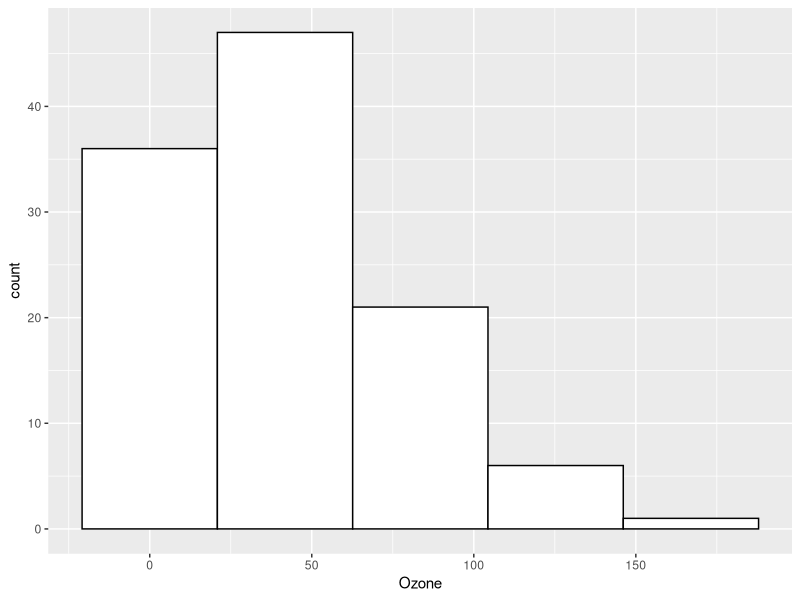
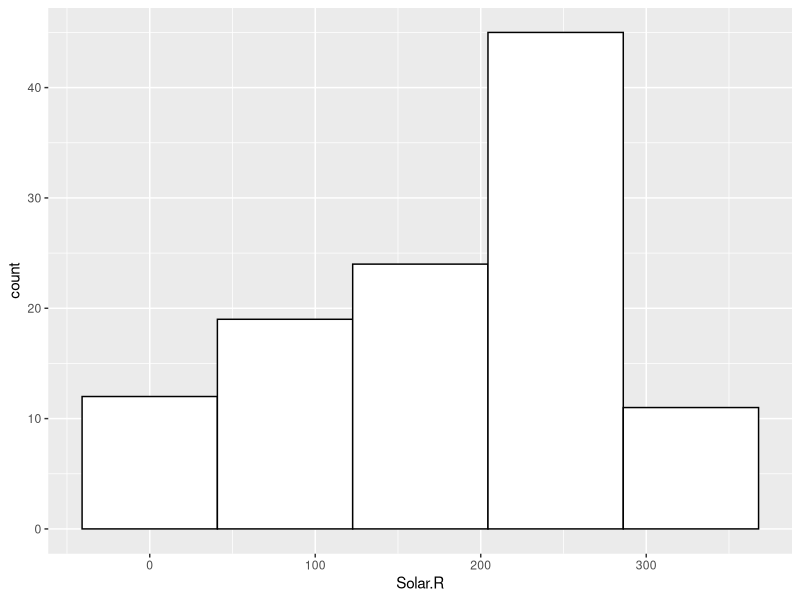
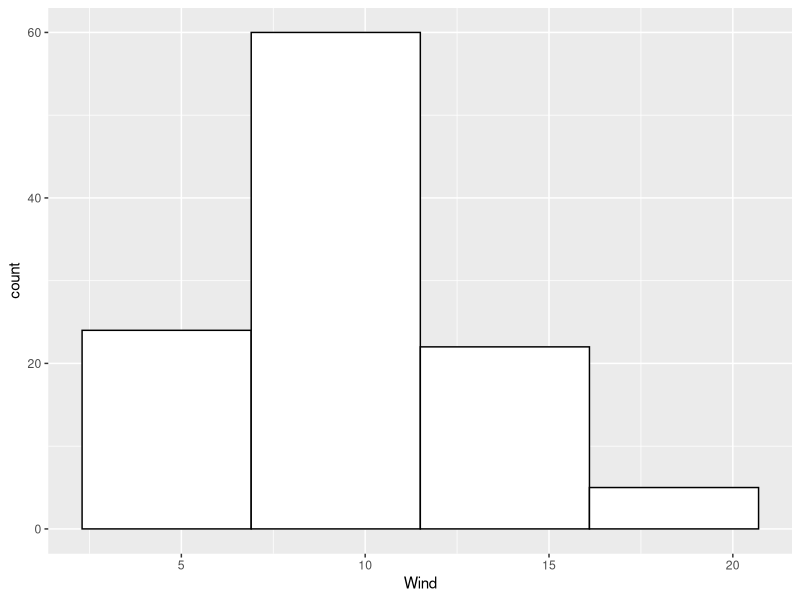
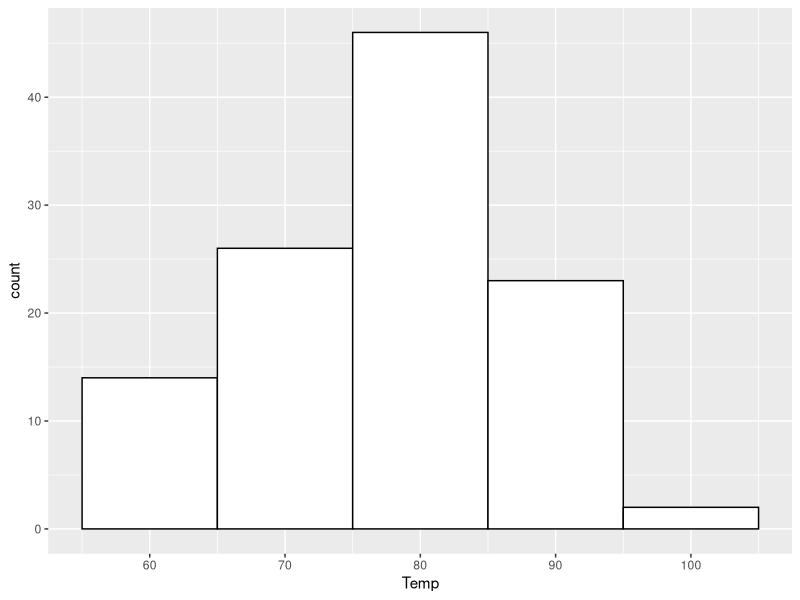
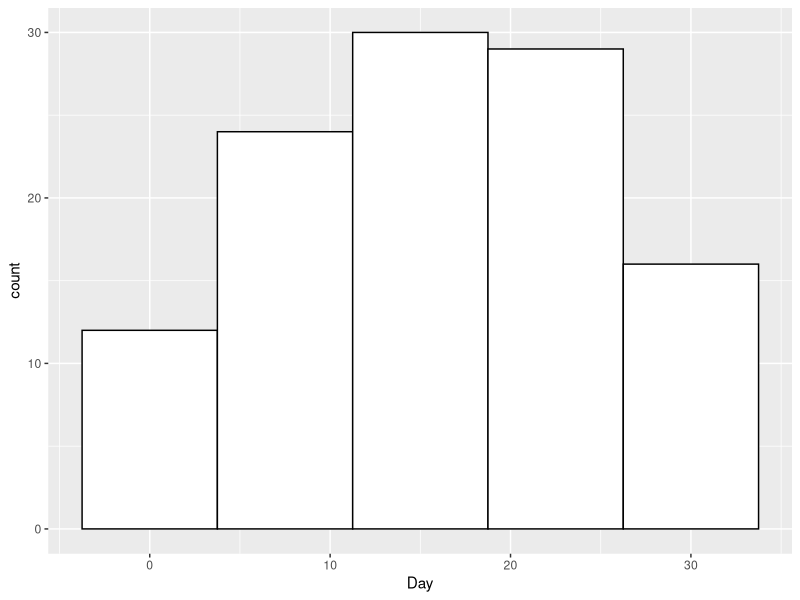
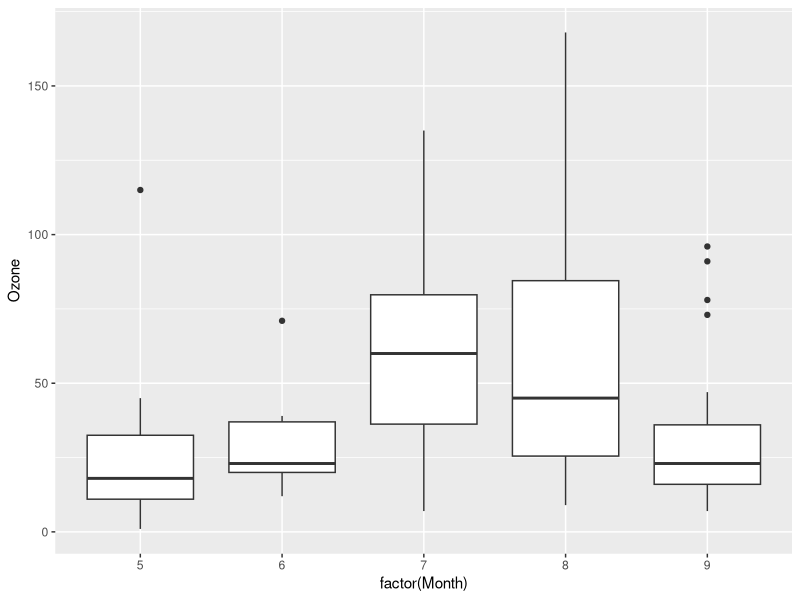
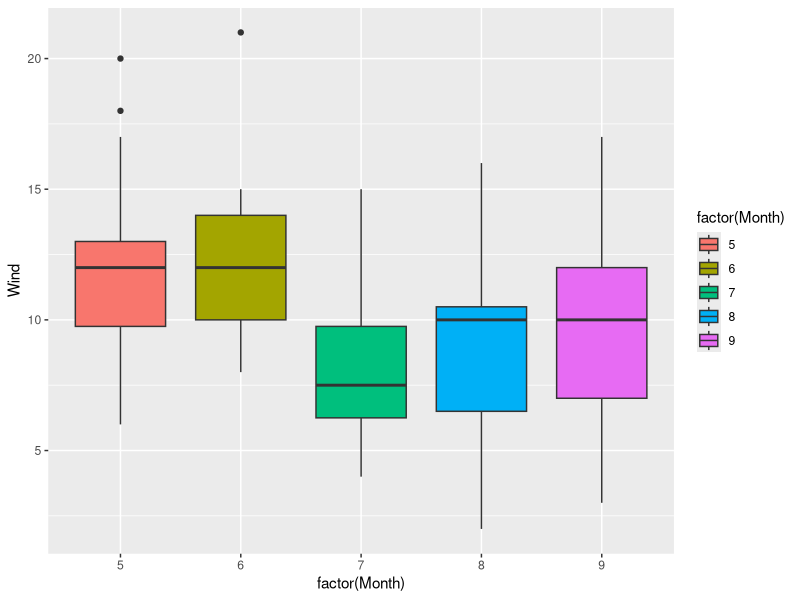
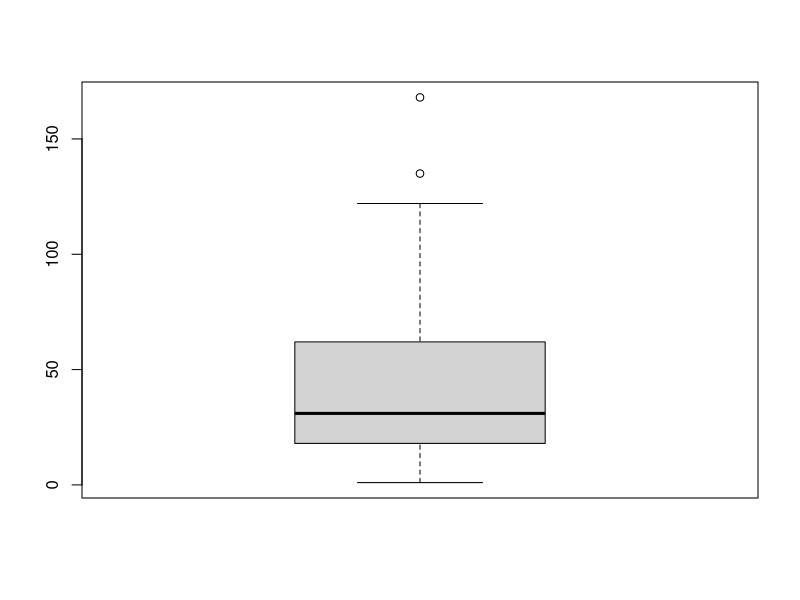

These figures' R source, in order:
#Farees Patel
#HomeWork 6

install.packages('ggplot2') #package installation
library('ggplot2') #including package
#Step-1

AQ_dataset<- airquality #loading the dataset into a new variable

#Step-2

AQ<- na.omit(AQ_dataset) #removing NA's from the dataset

#Step-3 (1)

#1
x <- ggplot(AQ, aes(x=Ozone)) #defining plot and aesthetics
x<- x+geom_histogram(bins =5, colour='black', fill='white') # defining the shape and structure of the histogram
x # displaying the plot

x <- ggplot(AQ, aes(x=Solar.R)) #defining plot and aesthetics
x<- x+geom_histogram(bins =5, colour='black', fill='white') # defining the shape and structure of the histogram
x # displaying the plot

x <- ggplot(AQ, aes(x=Wind)) #defining plot and aesthetics
x<- x+geom_histogram(bins =5, colour='black', fill='white') # defining the shape and structure of the histogram
x # displaying the plot

x <- ggplot(AQ, aes(x=Temp)) #defining plot and aesthetics
x<- x+geom_histogram(bins =5, colour='black', fill='white') # defining the shape and structure of the histogram
x # displaying the plot

x <- ggplot(AQ, aes(x=Day)) #defining plot and aesthetics
x<- x+geom_histogram(bins =5, colour='black', fill='white') # defining the shape and structure of the histogram
x # displaying the plot

AQ$Wind<-round(AQ$Wind) #Rounding values for the Wind attribute


#2
o<- ggplot(AQ, aes(factor(Month),Ozone)) # defining the group by varible and the variable to be plotted
o<-o+geom_boxplot() #Adding the the boxplot function
o #displaying the box plot

w<- ggplot(AQ, aes(x=factor(Month),Wind, fill=factor(Month))) # defining the group by varible and the variable to be plotted
w<-w+geom_boxplot() #Adding the the boxplot function
w #displaying the box plot

boxplot(AQ$Ozone)


#Step-3(2)

AQ$date<-ISOdate(year=1973, month=AQ$Month, day=AQ$Day) #Creating a date and time using existing coloumn
AQ$date<-gsub("\\ 12:00:00","",AQ$date) #removing the time factor from the attribute
AQ$date<-as.Date(AQ$date) #converting the date format from 'character' to 'date' format

ol<-ggplot(AQ,aes(x=date, y=Ozone)) #defining plot and aesthetics
ol<- ol+geom_line() #Adding the the line function
ol #displaying the line chart

tl<-ggplot(AQ,aes(x=date, y=Temp)) #defining plot and aesthetics
tl<- tl+geom_line()  #Adding the the line function
tl #displaying the line chart

wl<-ggplot(AQ,aes(x=date, y=Wind)) #defining plot and aesthetics
wl<- wl+geom_line()  #Adding the the line function
wl #displaying the line chart

sl<-ggplot(AQ,aes(x=date, y=Solar.R)) #defining plot and aesthetics
sl<- sl+geom_line() #Adding the the line function
sl #displaying the line chart


t<- ggplot(AQ, aes(x=date)) #defining plot and aesthetics
t<- t+geom_line(aes(y=Ozone,colour='Ozone')) #Adding a line function for Ozone attribute
t<- t +geom_line(aes(y=Temp, colour = 'Temp')) #Adding a line function for Temp attribute
t<- t+geom_line(aes(y=Wind, colour = 'Wind')) #Adding a line function for Wind attribute
t<- t+ geom_line(aes(y=Solar.R, colour = 'Solar.R')) #Adding a line function for Solar.R attribute
t<- t+ scale_colour_manual("", values = c("Ozone"="Red", "Temp"="Green","Wind"="blue", "Solar.R"="Orange")) # Setting different colour for attributes
t<- t+ ylab('Values') # defining the y axis
t # displaying the multiline chart

#Step-4
g<- ggplot(AQ, aes(x=Day, fill=factor(Day))) #defining the plot
g<-g+ geom_tile(aes(y=Ozone, colour='Ozone'))#defining the heatmap
g<-g+ geom_tile(aes(y=Temp, colour='Temp')) #defining the heatmap
g<-g+ geom_tile(aes(y=Wind, colour='Wind')) #defining the heatmap
g<-g+ geom_tile(aes(y=Solar.R, colour='Solar.R')) #defining the heatmap
g<- g+ scale_colour_manual("", values = c("Ozone"="Red", "Temp"="Green","Wind"="blue", "Solar.R"="Orange")) # Setting different colour for attributes
g<- g+ ylab('Values of Variable') # defining the y axis
g #displaying the heatmap


# Step-5
a<- ggplot(AQ, aes(x=Wind, y=Temp)) #defining the plot
a<- a+ geom_point(aes(size=Ozone,color=Solar.R)) #Adding the scatter chart plot
a # displaying the plot

#Step-6

#1
# I could witness one pattern after exploring the airquality dataset
#If we view the grapgh of Ozone, Temp, Wind and Solar.R on a single graph, we can infer that from May to October, the values of Solar.R and Ozone have large deviations relative to Temp and Wind.

#2
#I think the multi-line chart was the most informative visualization because it helped in understanding various attribute's value relatively to other value of attributes.

#End of Homework-6